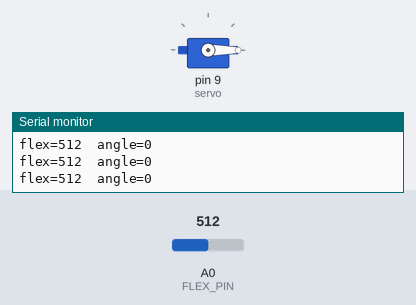
This sketch was run on a simulated Arduino Uno, built with avr-gcc and run on an emulated ATmega328P. On the bench: servo, the last lines printed to the serial monitor. The inputs (shaded band) are chosen by the test bench; at power-on: A0 (FLEX_PIN) = 512.

Above: at 1.2 s.
1.3 s: A0 (FLEX_PIN) set to 1023
At 1.8 s:
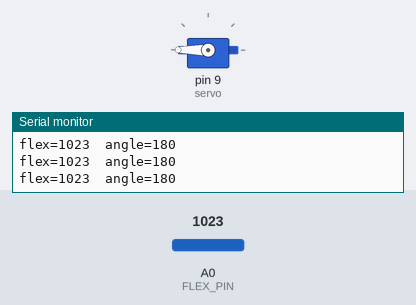
2.8 s: A0 (FLEX_PIN) set to 0
At 3.2 s:
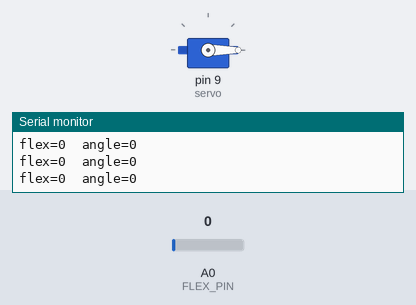
Timing chart, 0 to 5.8 s (numbered marks = the images above; inputs shaded):
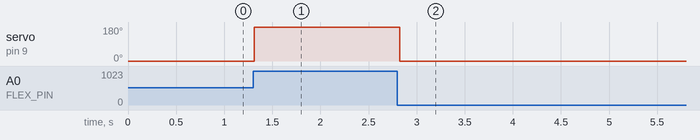

The sketch:

0912_temp_sketch.ino
```cpp
#include <Servo.h>
Servo servo;

const int FLEX_PIN = A0;
const int RAW_LO   = 940;  // counterclockwise end
const int RAW_MID  = 960;  // center
const int RAW_HI   = 980;  // clockwise end

int mapRange(int x, int in_min, int in_max, int out_min, int out_max) {
  // linear interpolation with bounds
  if (in_max == in_min) return out_min;
  long val = (long)(x - in_min) * (out_max - out_min) / (in_max - in_min) + out_min;
  if (val < out_min) val = out_min;
  if (val > out_max) val = out_max;
  return (int)val;
}

void setup() {
  Serial.begin(9600);
  servo.attach(9);
}

void loop() {
  int flex = analogRead(FLEX_PIN);

  int angle;
  if (flex <= RAW_LO) {
    angle = 0;
  } else if (flex >= RAW_HI) {
    angle = 180;
  } else if (flex < RAW_MID) {
    // 940..960  ->  0..90
    angle = mapRange(flex, RAW_LO, RAW_MID, 0, 90);
  } else {
    // 960..980  ->  90..180
    angle = mapRange(flex, RAW_MID, RAW_HI, 90, 180);
  }

  // Optional: small deadband to lock exactly at 90 near center
  if (abs(flex - RAW_MID) <= 2) angle = 90;

  servo.write(angle);

  Serial.print("flex=");  Serial.print(flex);
  Serial.print("  angle="); Serial.println(angle);

  delay(20);
}
```

Measured:
- after the input at 1.3 s, servo on pin 9 (servo): 0° → 180° at once
- after the input at 2.8 s, servo on pin 9 (servo): 180° → 0° at once
